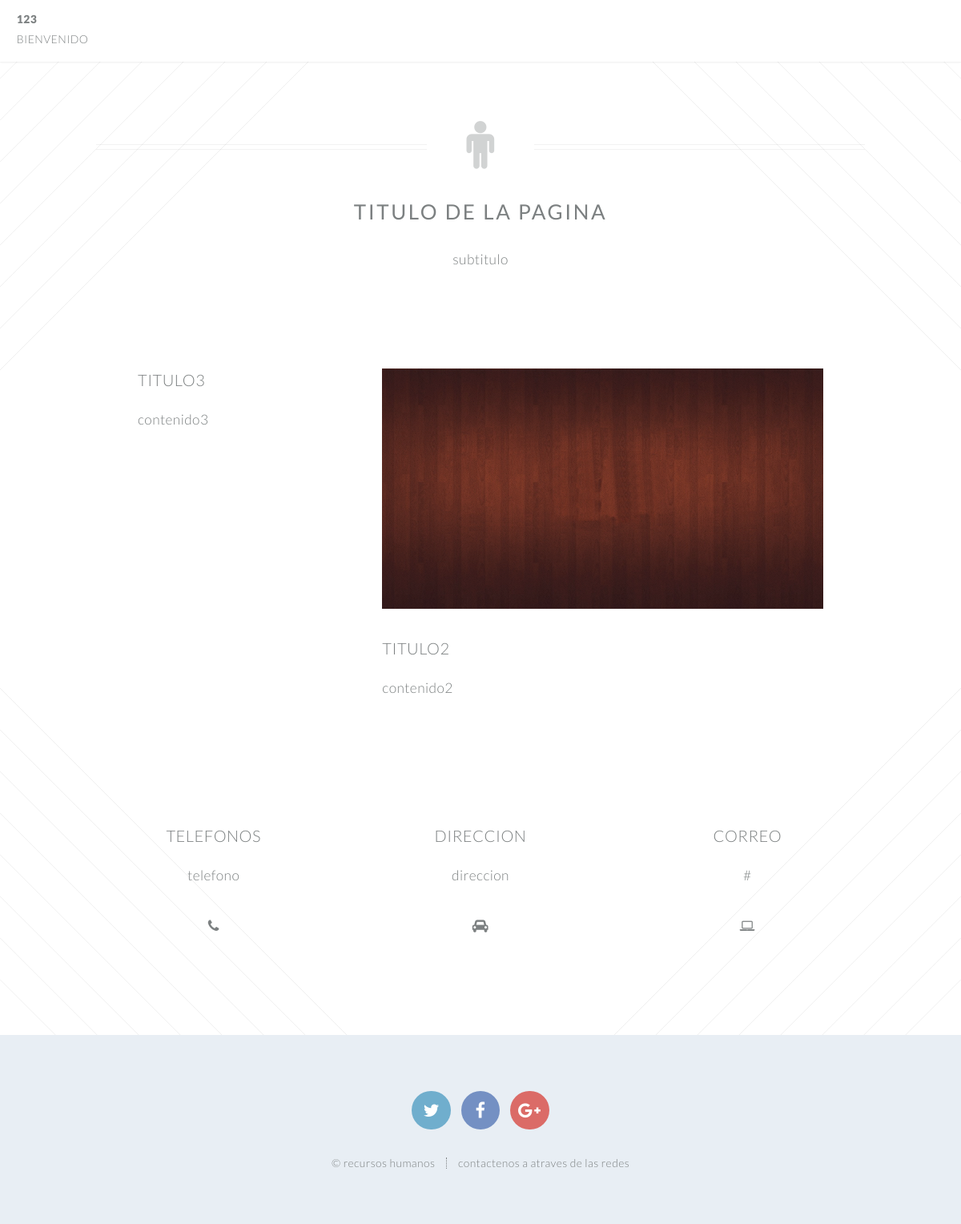
The page /sistema/cliente.php?id=123 on the database its author committed.
### tables this page shows
CREATE TABLE IF NOT EXISTS `contenido` (
  `user` varchar(50) NOT NULL,
  `titulo` varchar(30) NOT NULL,
  `subtitulo` varchar(30) NOT NULL,
  `titulo2` varchar(30) NOT NULL,
  `contenido2` varchar(200) NOT NULL,
  `titulo3` varchar(30) NOT NULL,
  `contenido3` varchar(200) NOT NULL,
  `telefono` varchar(15) NOT NULL,
  `direccion` varchar(50) NOT NULL,
  `twiter` varchar(30) NOT NULL,
  `facebook` varchar(30) NOT NULL,
  `gmail` varchar(30) NOT NULL,
  `imagen` varchar(200) NOT NULL
);

### conexion/conexion.php (called while the page is built, shortened)
<?php
	class conexion{
		var $con=NULL;
		private static $conexion;
		public function __construct(){
			$this->con=mysql_connect("localhost","root");
		}
		public static function getConexion(){
			if (  !self::$conexion instanceof self){
		        self::$conexion = new self;
		    }
		    return self::$conexion;
		}
		public function consulta($query){
			return $q = mysql_query($query,$this->con);
		}
	}
?>

### datos/contenidoD.php (called while the page is built, shortened)
<?php
	require_once("../conexion/conexion.php");
	class ContenidoD{
		var $conexion;
		public function __construct(){
			$this->conexion=conexion::getConexion();
		}
		public function obtenerContenido($user){
			$query='select * from contenido where user="'.$user.'"';
			$resultado=$this->conexion->consulta($query);
			$suscriptors=array();
			if($resultado!=NULL){
				if(mysql_fetch_row($resultado)>0){
					$i=0;
					$resultado=$this->conexion->consulta($query);
					while ($res=mysql_fetch_array($resultado)) {
						$suscriptors[$i]=array('user'=>$res['user'],'titulo'=>$res['titulo'],'subtitulo'=>$res['subtitulo'],'titulo2'=>$res['titulo2']
							,'contenido2'=>$res['contenido2'],'titulo3'=>$res['titulo3'],'contenido3'=>$res['contenido3'],'telefono'=>$res['telefono']
							,'direccion'=>$res['direccion'],'twiter'=>$res['twiter'],'facebook'=>$res['facebook'],'gmail'=>$res['gmail']
							,'imagen'=>$res['imagen']);
						$i=$i+1;
					}
				}
			}
			return $suscriptors[0];
		}
	};
 ?>

### sistema/cliente.php (the view, shortened to what this page needs)
<!DOCTYPE HTML>
<?php
	$user=$_GET['id'];
    require_once("../datos/contenidoD.php");
	$contenidoD=new ContenidoD();
	$contenido=$contenidoD->obtenerContenido($user);
 ?>
<html>
	<head>
		<link rel="stylesheet" href="../assets/css/main.css" />
		<link href="../configurar/style.php" rel="stylesheet" type="text/css" />
	</head>
	<body class="left-sidebar">
		<div id="page-wrapper">
				<header id="header">
					<h1 id="logo"><a href="index.html"><?php echo $_REQUEST['id']; ?><span></span></a></h1>
					BIENVENIDO
				</header>
				<article id="main">
					<header class="special container">
						<span class="icon fa-male"></span>
						<h2><strong><?php echo $contenido['titulo'] ?></strong></h2>
						<p><?php echo $contenido['subtitulo'] ?></p>
					</header>
						<section class="wrapper style4 container">
							<div class="row 150%">
								<div class="4u 12u(narrower)">
										<div class="sidebar">
											<section>
												<header>
													<h3><?php echo $contenido['titulo3'] ?></h3>
												</header>
												<p><?php echo $contenido['contenido3'] ?></p>
											</section>
										</div>
								</div>
								<div class="8u 12u(narrower) important(narrower)">
										<div class="content">
											<section>
												<a href="#" class="image featured"><img height="300px" width="10px" src='<?php echo $contenido['imagen'] ?>' alt="" /></a>
												<header>
													<h3><?php echo $contenido['titulo2'] ?></h3>
												</header>
												<p><?php echo $contenido['contenido2'] ?></p>
											</section>
										</div>
								</div>
							</div>
						</section>
						<section class="wrapper style1 container special">
							<div class="row">
								<div class="4u 12u(narrower)">
									<section>
										<header>
											<h3>TELEFONOS</h3>
										</header>
										<p><?php echo $contenido['telefono'] ?></p>
										<footer>
											<ul class="buttons">
												<li><span class="icon fa-phone"></span></li>
											</ul>
										</footer>
									</section>
								</div>
								<div class="4u 12u(narrower)">
									<section>
										<header>
											<h3>DIRECCION</h3>
										</header>
										<p><?php echo $contenido['direccion'] ?></p>
										<footer>
											<ul class="buttons">
												<li><span class="icon fa-car"></span></li>
											</ul>
										</footer>
									</section>
								</div>
								<div class="4u 12u(narrower)">
									<section>
										<header>
											<h3>CORREO</h3>
										</header>
										<p><?php echo $contenido['gmail'] ?></p>
										<footer>
											<ul class="buttons">
												<li><span class="icon fa-laptop"></span></li>
											</ul>
										</footer>
									</section>
								</div>
							</div>
						</section>
				</article>
				<footer id="footer">
					<ul class="icons">
						<li><a href="#" class="icon circle fa-twitter"><span class="label">Twitter</span></a></li>
						<li><a href="#" class="icon circle fa-facebook"><span class="label">Facebook</span></a></li>
						<li><a href="#" class="icon circle fa-google-plus"><span class="label">Google+</span></a></li>
					</ul>
					<ul class="copyright">
						<li>&copy; recursos humanos</li><li>contactenos a atraves de las redes</li>
					</ul>
				</footer>
		</div>
	</body>
</html>

### rows shown on the page
contenido: titulo "TITULO DE LA PAGINA", subtitulo "subtitulo", titulo3 "TITULO3", contenido3 "contenido3", imagen (picture), titulo2 "TITULO2", contenido2 "contenido2", telefono "telefono", direccion "direccion", gmail "#"

### other values the page prints
$_REQUEST['id'] "123"
